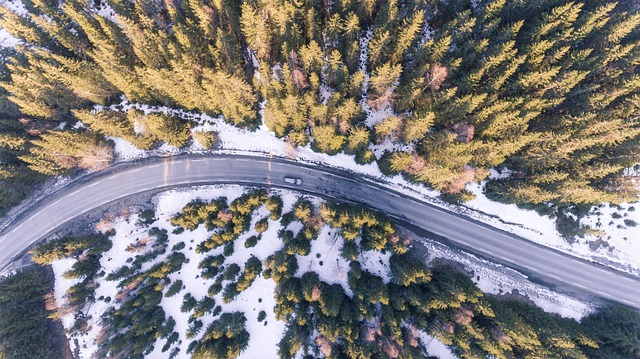
#> input picture abgabe6/p06_strasse.jpg, 640 x 359 px
$ python segmentation.py
#> lines starting #> are read from the running program, lines starting #| are printed output that depends on the picture; after the words box and inside, x2 and y2 are one past the last pixel; in counts of white or black regions, pixels touching at a corner belong together
import cv2
import numpy as np

region_growing_threshold = 0  # the image we apply region growing to is black and white

seed = (315, 181)


def apply_region_growing(seed, image, threshold):
    """
    Executes region growing on a given seed position
    :param seed: Start position
    :param image: Image we use region growing on
    :param threshold: Threshold between the colors
    :return:
    """
    height, width = image.shape[:2]
    seed_value = float(image[seed[1], seed[0]])

    result_image = np.zeros((image.shape[0], image.shape[1], 3), dtype=np.uint8)
    result_image[:, :] = (0, 0, 0)

    queue = [seed]
    processed_pixels = set()  # Keep track of already processed pixels to avoid duplicates

    while len(queue) > 0:
        current_pixel = queue.pop(0)

        # Skip if the region color is already red (RGB: 0, 0, 255)
        if np.array_equal(result_image[current_pixel[1], current_pixel[0]], [255, 255, 255]):
            continue

        current_value = float(image[current_pixel[1], current_pixel[0]])
        # print(current_value)
        if abs(current_value - seed_value) <= threshold:
            # Set found region color to red (RGB: 0, 0, 255)
            result_image[current_pixel[1], current_pixel[0]] = [255, 255, 255]

            # Add neighboring pixels to the queue for further processing
            for i in range(-1, 2):
                for j in range(-1, 2):
                    if 0 <= current_pixel[1] + i < height and 0 <= current_pixel[0] + j < width:
                        neighbor_pixel = (current_pixel[0] + j, current_pixel[1] + i)
                        if neighbor_pixel not in processed_pixels:
                            queue.append(neighbor_pixel)
                            processed_pixels.add(neighbor_pixel)

    return result_image


def thinning(image):
    """
    Skeletonizes structures in image
    :param image: Specified image
    :return: Returns skeletonized image
    """
    input_size = np.size(image)
    thinned_line = np.zeros(image.shape, np.uint8)

    thresholded_img = np.zeros_like(image)
    thresholded_img[image > 0] = 255

    element = np.array([[0, 1, 0],
                        [1, 1, 1],
                        [0, 1, 0]], dtype=np.uint8)

    done = False
    while not done:
        eroded = cv2.erode(thresholded_img, element)
        temp = cv2.dilate(eroded, element)
        temp = np.subtract(thresholded_img, temp)
        thinned_line = np.bitwise_or(thinned_line, temp)
        thresholded_img = eroded.copy()

        zeros = input_size - np.count_nonzero(thresholded_img)
        if zeros == input_size:
            done = True

    kernel = np.ones((5, 5), np.uint8)
    thinned_line = cv2.morphologyEx(thinned_line, cv2.MORPH_CLOSE, kernel)

    return thinned_line


# Load the image
image = cv2.imread('p06_strasse.jpg', cv2.COLOR_BGR2GRAY)  # Read as grayscale
#> image is the input picture: shape (359, 640, 3); mean B, G, R 123.4, 124.5, 129.2

# First we blur the image with a gaussian kernel to remove some noise
image_blurred = cv2.GaussianBlur(image, (9, 9), 0)
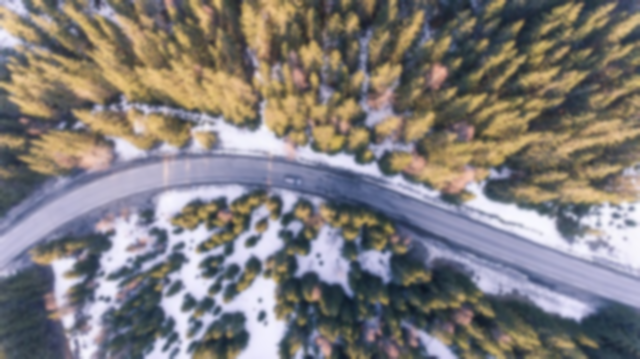
#> image_blurred: shape (359, 640, 3); mean B, G, R 123.4, 124.5, 129.1

# With the blured image we can now apply canny edge detection to find the edges
edges = cv2.Canny(image_blurred, 70, 180)
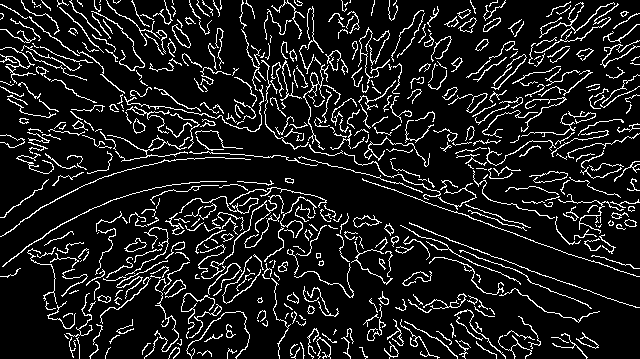
#> edges: shape (359, 640); 11.3% white in thin lines or dots

# Next we dilate the edges to make them stronger
kernel2 = np.ones((5, 5), np.uint8)
dilate = cv2.dilate(edges, kernel2, iterations=1)
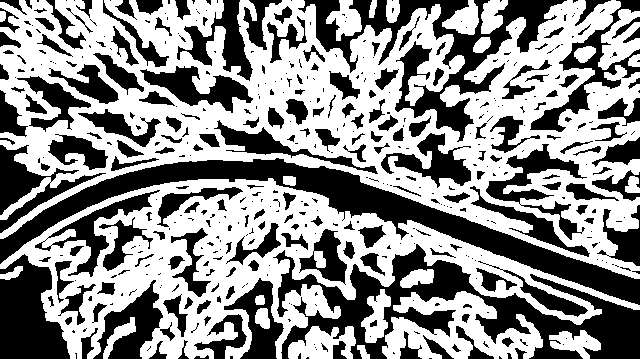
#> dilate: shape (359, 640); 55.6% white; 488 black regions (291 under 20 px), largest, box (x1, y1, x2, y2) and area: (0, 158, 640, 305) 14841, (273, 244, 640, 359) 13688, (298, 0, 567, 142) 9592

# After to dilate we make a closing operation to remove the last noise
closing = cv2.morphologyEx(dilate, cv2.MORPH_CLOSE, kernel2)
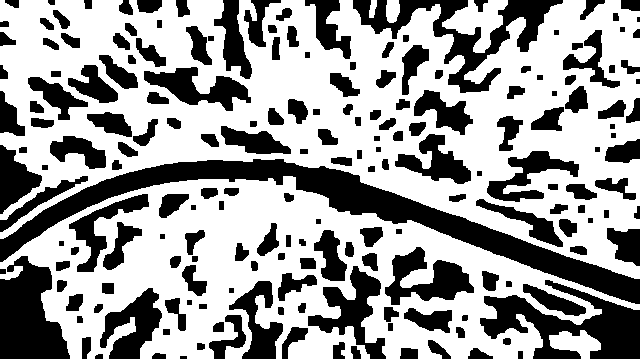
#> closing: shape (359, 640); 61.5% white; 193 black regions (1 under 20 px), largest, box (x1, y1, x2, y2) and area: (0, 159, 640, 304) 14685, (480, 280, 640, 359) 5717, (353, 0, 563, 93) 5420

# We now apply region growing on the street with a seed that we got before
street_region = apply_region_growing(seed, closing, region_growing_threshold)
#> in apply_region_growing, `seed_value = float(image[seed[1], seed[0]])`: seed_value = 0
#> after the loop in apply_region_growing, `while len(queue) > 0:`:
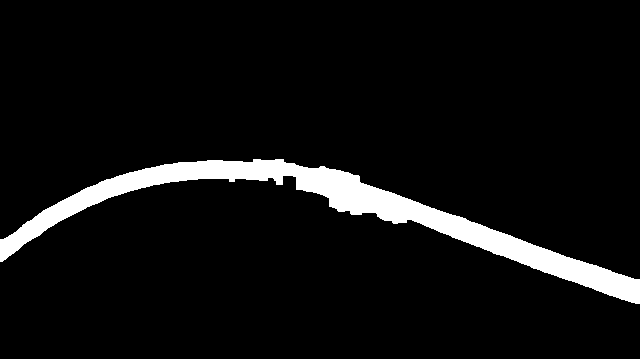
#> result_image: shape (359, 640, 3); 6.4% white; 1 white region, box (x1, y1, x2, y2) and area: (0, 159, 640, 304) 14685
#> after the loop in apply_region_growing, `while len(queue) > 0:`: processed_pixels = 16427 items; queue = []

street_region_dilate = cv2.dilate(street_region, kernel2, iterations=4)
#> street_region_dilate: shape (359, 640, 3); 12.4% white; 1 white region, box (x1, y1, x2, y2) and area: (0, 151, 640, 312) 28494

kernel = np.ones((3, 3), np.uint8)
street_region_dilate = cv2.morphologyEx(street_region_dilate, cv2.MORPH_OPEN, kernel)

# make region red
street_region_dilate[np.where((street_region_dilate == [255, 255, 255]).all(axis=2))] = [0, 0, 255]
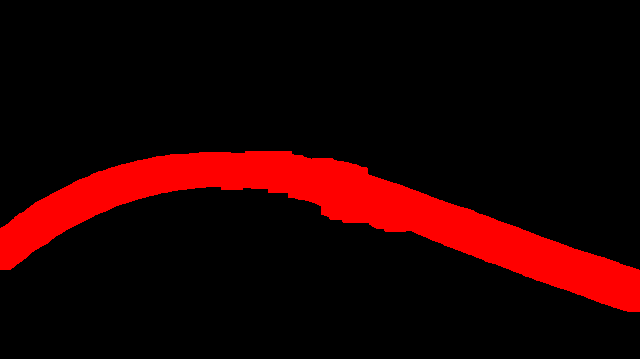
#> street_region_dilate: shape (359, 640, 3); mean of channels 0, 1, 2 0, 0, 31.6; drawn as B, G, R

# skeletonize
street_line = thinning(street_region_dilate)
#> in thinning, `input_size = np.size(image)`: input_size = 689280
#> the loop in thinning, `while not done:` made 31 passes
#> zeros on passes 1 to 12: 662097, 663400, 664693, 665983, 667270, 668555, 669839, 671122, 672405, 673688, 674971, 676253
#> after the loop in thinning, `while not done:`: eroded: shape (359, 640, 3); every value is 0
#> after the loop in thinning, `while not done:`:
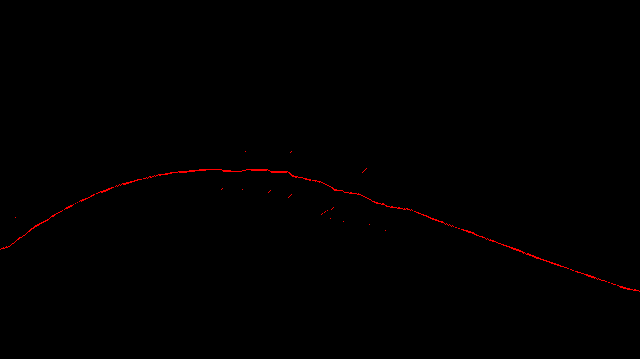
#> thinned_line: shape (359, 640, 3); mean of channels 0, 1, 2 0, 0, 1; drawn as B, G, R

# apply line to original image
result = np.bitwise_or(image, street_line)

# Display the original image and edges
cv2.imshow('Original Image', image)
cv2.imshow('Blur Image', image_blurred)
cv2.imshow('Edges', edges)
cv2.imshow('Dilate', dilate)
cv2.imshow('Closing', closing)
cv2.imshow('Street Region', street_region)
cv2.imshow('Street Region Dilate', street_region_dilate)
cv2.imshow('Street Line', street_line)
cv2.imshow('Result', result)
cv2.waitKey(0)
cv2.destroyAllWindows()
